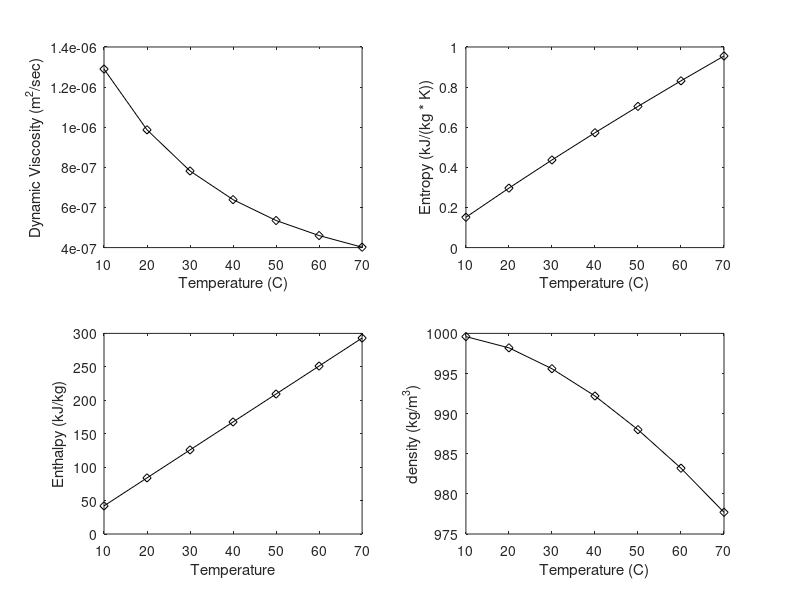

Source code (MATLAB):
clear
clc
close('all')

%% Question 1
%volumetric flow rate
V_dot = 1e-5; %m^3/sec
C_0 = 0.6; % dimesionless
%A_1 is the area of the pipe
%A_2 is the area of the constriction
d_1 = 0.05; % in meters
d_2 = 0.0025; % in meters
% density of water at 300K in kg/m^3
rho = 996.51; % using interpolation from table in kamenski & jennings


A_1 = (pi * d_1^2)/4;
A_2 = (pi * d_2^2)/4;

tmp_left = (V_dot / (C_0 * A_2))^2;

tmp_left = tmp_left * rho;

delta_p = tmp_left * (1 - (A_2/A_1)^2) * 0.5;

%convert to torr which is the same thing as millimeters of mercury
mm_mercury = delta_p * 0.00750061683 % conversion factor from Google instant

%%Part B
%now we solve equation from other side
delta_p2 = 500 / 0.00750061683; % convert to pascals

Q = C_0 * A_2 * sqrt((2*delta_p2)/rho + (1 - (A_2/A_1)^2)^-1) % units of m^3/s


%%Part C
mu = (7.79 + 0.6*(8.72 - 7.79)) * 1e-4; % interpolation from table in kamenski & jennings
Velocity = V_dot / A_2; % take Reynolds number at orifice
Re = rho * Velocity * d_1 / mu

disp('========================================')
%%Question 2
delta_p = 50; %psi
%absolute roughness
e = 5 *1e-6; % smooth copper from http://www.efunda.com/formulae/fluids/roughness.cfm
d = 1/24; % in ft from problem statment
L = 100/12; %in ft from problem statment
%density at 50 F from table B-6 kamenski & jennings
rho = 62.4; %lbm/ft^3
%earth gravity
g = 32.2 ; %ft/s^2
head_loss = 144 * delta_p / (rho); %in ft
mu = 88e-5; % lbm/(ft*sec)

% we assume Re > 2000, so we then use Swamee and Jain curve fits to Moody
% diagram to avoid iteration, we will then recompute the reynolds number and
% check that our assumption was valid
V_dot = -0.965 * sqrt((g * d^5* head_loss)) * log( (e/(3.7*d)) + sqrt( (3.17 * mu^2 * L)/(g * rho^2 * d^3 * head_loss)) )
A_pipe = pi * d^2 / 4;
calc_v = V_dot / A_pipe
Re_calc = calc_v * rho * d / mu
assert(Re_calc > 2000)
%this check passes so our assumption was valid
m_dot = V_dot * rho
Voltage = m_dot/5 + 0.1

disp('========================================')

%%Question 3
%use the same T points
T = linspace(10,70,7);


frame_fig = figure;
dynamic_viscosity_fig = subplot(2,2,1);
nu = [1.29, 0.987, 0.782, 0.639, 0.535, 0.460, 0.402] * 1e-6;
plot(T, nu, 'kd-');
xlabel('Temperature (C)');
ylabel('Dynamic Viscosity (m^2/sec)')
%find the relative change over the range
change = -(nu(1) / nu(end) - 1)


%entropy and enthalpy from http://www.kostic.niu.edu/350/_350-posted/350Chengel7th/Appendix1Udated.pdf
entropy_fig = subplot(2,2,2);
S = [0.1511, 0.2965, 0.4368, 0.5724, 0.7038, 0.8313, 0.9551]; %kJ/(kg * K)
plot(T, S, 'kd-');
xlabel('Temperature (C)');
ylabel('Entropy (kJ/(kg * K))');
change = (S(end) / S(1)) - 1


enthalpy_fig = subplot(2,2,3);
H = [42.022, 83.915, 125.74, 167.53, 209.34, 251.18, 293.07];
plot(T, H, 'kd-');
xlabel('Temperature');
ylabel('Enthalpy (kJ/kg)')
change = (H(end) / H(1)) - 1

density_fig = subplot(2,2,4);
rho = [999.6, 998.2, 995.6, 992.2, 988, 983.2, 977.7];
plot(T, rho, 'kd-')
xlabel('Temperature (C)')
ylabel('density (kg/m^3)')

change = - (rho(1)/ rho(end) - 1)
